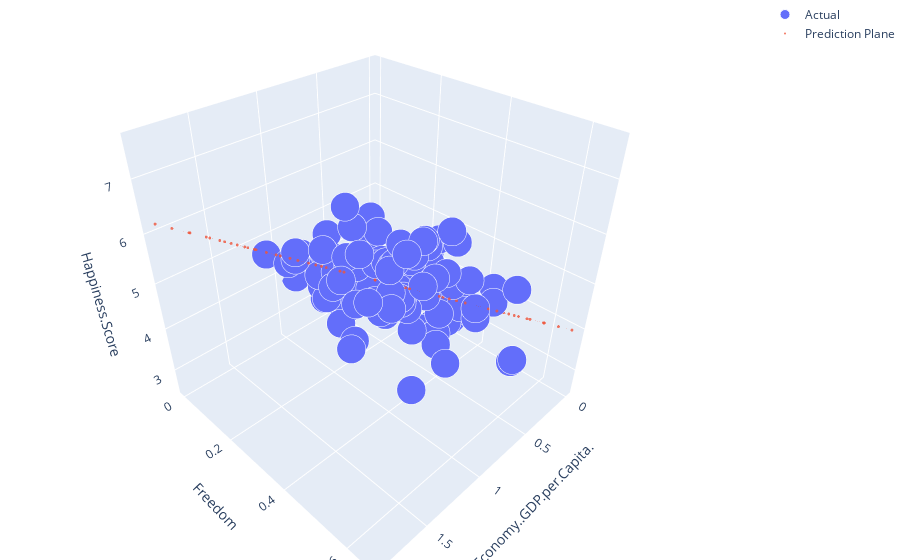

Source (notebook cell):
### Code cell
plot_multivariate(x_train_multi, y_train_multi, input_features_multi, target_feature, lr_model_multi)
